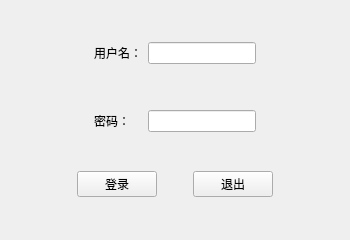
<?xml version="1.0" encoding="UTF-8"?>
<ui version="4.0">
 <class>MainWindow</class>
 <widget class="QMainWindow" name="MainWindow">
  <property name="geometry">
   <rect>
    <x>0</x>
    <y>0</y>
    <width>350</width>
    <height>240</height>
   </rect>
  </property>
  <property name="minimumSize">
   <size>
    <width>350</width>
    <height>240</height>
   </size>
  </property>
  <property name="maximumSize">
   <size>
    <width>350</width>
    <height>240</height>
   </size>
  </property>
  <property name="windowTitle">
   <string>登录窗口</string>
  </property>
  <widget class="QWidget" name="centralwidget">
   <layout class="QVBoxLayout" name="verticalLayout">
    <item>
     <widget class="QWidget" name="widget" native="true">
      <property name="sizePolicy">
       <sizepolicy hsizetype="Preferred" vsizetype="Fixed">
        <horstretch>0</horstretch>
        <verstretch>0</verstretch>
       </sizepolicy>
      </property>
      <layout class="QGridLayout" name="gridLayout">
       <property name="leftMargin">
        <number>0</number>
       </property>
       <property name="topMargin">
        <number>0</number>
       </property>
       <property name="rightMargin">
        <number>0</number>
       </property>
       <property name="bottomMargin">
        <number>0</number>
       </property>
       <item row="0" column="2">
        <widget class="QLineEdit" name="lineEdit"/>
       </item>
       <item row="0" column="1">
        <widget class="QLabel" name="label">
         <property name="text">
          <string>用户名：</string>
         </property>
        </widget>
       </item>
       <item row="0" column="3">
        <spacer name="horizontalSpacer_5">
         <property name="orientation">
          <enum>Qt::Horizontal</enum>
         </property>
         <property name="sizeHint" stdset="0">
          <size>
           <width>40</width>
           <height>20</height>
          </size>
         </property>
        </spacer>
       </item>
       <item row="0" column="0">
        <spacer name="horizontalSpacer_4">
         <property name="orientation">
          <enum>Qt::Horizontal</enum>
         </property>
         <property name="sizeHint" stdset="0">
          <size>
           <width>40</width>
           <height>20</height>
          </size>
         </property>
        </spacer>
       </item>
       <item row="2" column="2">
        <widget class="QLineEdit" name="lineEdit_2">
         <property name="echoMode">
          <enum>QLineEdit::PasswordEchoOnEdit</enum>
         </property>
        </widget>
       </item>
       <item row="2" column="1">
        <widget class="QLabel" name="label_2">
         <property name="text">
          <string>密码：</string>
         </property>
        </widget>
       </item>
       <item row="1" column="1">
        <spacer name="verticalSpacer">
         <property name="orientation">
          <enum>Qt::Vertical</enum>
         </property>
         <property name="sizeHint" stdset="0">
          <size>
           <width>20</width>
           <height>40</height>
          </size>
         </property>
        </spacer>
       </item>
      </layout>
     </widget>
    </item>
    <item>
     <widget class="QWidget" name="widget_3" native="true">
      <property name="sizePolicy">
       <sizepolicy hsizetype="Preferred" vsizetype="Fixed">
        <horstretch>0</horstretch>
        <verstretch>0</verstretch>
       </sizepolicy>
      </property>
      <layout class="QHBoxLayout" name="horizontalLayout_3">
       <property name="leftMargin">
        <number>0</number>
       </property>
       <property name="topMargin">
        <number>0</number>
       </property>
       <property name="rightMargin">
        <number>0</number>
       </property>
       <property name="bottomMargin">
        <number>0</number>
       </property>
       <item>
        <spacer name="horizontalSpacer">
         <property name="orientation">
          <enum>Qt::Horizontal</enum>
         </property>
         <property name="sizeHint" stdset="0">
          <size>
           <width>40</width>
           <height>20</height>
          </size>
         </property>
        </spacer>
       </item>
       <item>
        <widget class="QPushButton" name="pushButton">
         <property name="text">
          <string>登录</string>
         </property>
        </widget>
       </item>
       <item>
        <spacer name="horizontalSpacer_3">
         <property name="orientation">
          <enum>Qt::Horizontal</enum>
         </property>
         <property name="sizeType">
          <enum>QSizePolicy::Fixed</enum>
         </property>
         <property name="sizeHint" stdset="0">
          <size>
           <width>30</width>
           <height>20</height>
          </size>
         </property>
        </spacer>
       </item>
       <item>
        <widget class="QPushButton" name="pushButton_2">
         <property name="text">
          <string>退出</string>
         </property>
        </widget>
       </item>
       <item>
        <spacer name="horizontalSpacer_2">
         <property name="orientation">
          <enum>Qt::Horizontal</enum>
         </property>
         <property name="sizeHint" stdset="0">
          <size>
           <width>40</width>
           <height>20</height>
          </size>
         </property>
        </spacer>
       </item>
      </layout>
     </widget>
    </item>
   </layout>
  </widget>
 </widget>
 <resources/>
 <connections/>
</ui>
